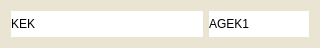
<?xml version="1.0" encoding="UTF-8"?>
<ui version="4.0">
 <class>listItem</class>
 <widget class="QWidget" name="listItem">
  <property name="geometry">
   <rect>
    <x>0</x>
    <y>0</y>
    <width>320</width>
    <height>48</height>
   </rect>
  </property>
  <property name="sizePolicy">
   <sizepolicy hsizetype="Fixed" vsizetype="Fixed">
    <horstretch>0</horstretch>
    <verstretch>0</verstretch>
   </sizepolicy>
  </property>
  <property name="windowTitle">
   <string>Form</string>
  </property>
  <property name="styleSheet">
   <string notr="true">QWidget
{

background-color:#EAE4D3;
}

QLabel
{
background-color:white;
 border-radius: 50px;

}
</string>
  </property>
  <layout class="QHBoxLayout" name="horizontalLayout">
   <item>
    <widget class="QLabel" name="urlLabel">
     <property name="text">
      <string>KEK</string>
     </property>
    </widget>
   </item>
   <item>
    <widget class="QLabel" name="statusLabel">
     <property name="maximumSize">
      <size>
       <width>100</width>
       <height>16777215</height>
      </size>
     </property>
     <property name="text">
      <string>AGEK1</string>
     </property>
    </widget>
   </item>
  </layout>
 </widget>
 <resources/>
 <connections/>
</ui>
